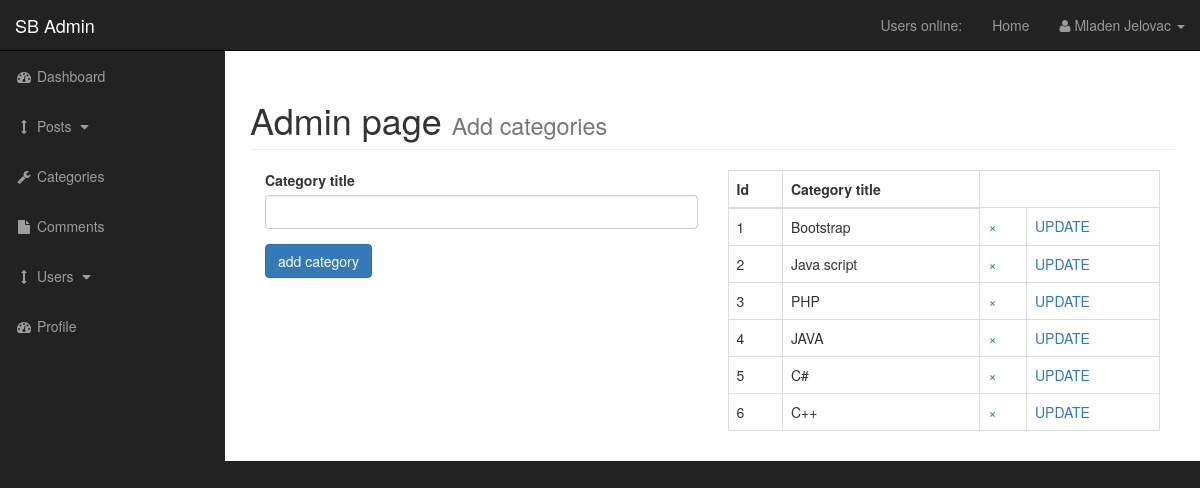
/admin/categories.php (signed in), run on the app's committed database.
### tables this page shows
CREATE TABLE `categories` (
  `cat_id` int(3) NOT NULL,
  `cat_title` varchar(256) NOT NULL
);

### admin/functions.php (the view, shortened to what this page needs)
<?php
function showCat(){
                 global $connection;
                 $query = "select * from categories";
                 $select = mysqli_query($connection, $query);
                 while($row = mysqli_fetch_assoc($select)){
                                       $title = $row['cat_title'];
                                        $id = $row['cat_id'];
                                        echo "<tr>";
                                       echo "<td>$id</td>";
                                       echo "<td>$title</td>";
                                        echo "<td><a href='categories.php?delete=$id'>&times;</a></td>";
                                        echo "<td><a href='categories.php?update=$id'>UPDATE</a></td>";
                                        echo "</tr>";
                                     }
}
?>

### admin/css/sb-admin.css (style rules this page uses)
body { margin-top: 100px; background-color: #222; }
@media (min-width:768px) { body { margin-top: 50px; } }

### data on the page
categories: cat_id "1", cat_title "Bootstrap"
categories: cat_id "2", cat_title "Java script"
categories: cat_id "3", cat_title "PHP"
categories: cat_id "4", cat_title "JAVA"
categories: cat_id "5", cat_title "C#"
categories: cat_id "6", cat_title "C++"

### other printed values
$_SESSION['firstname'] "Mladen"
$_SESSION['lastname'] "Jelovac"
